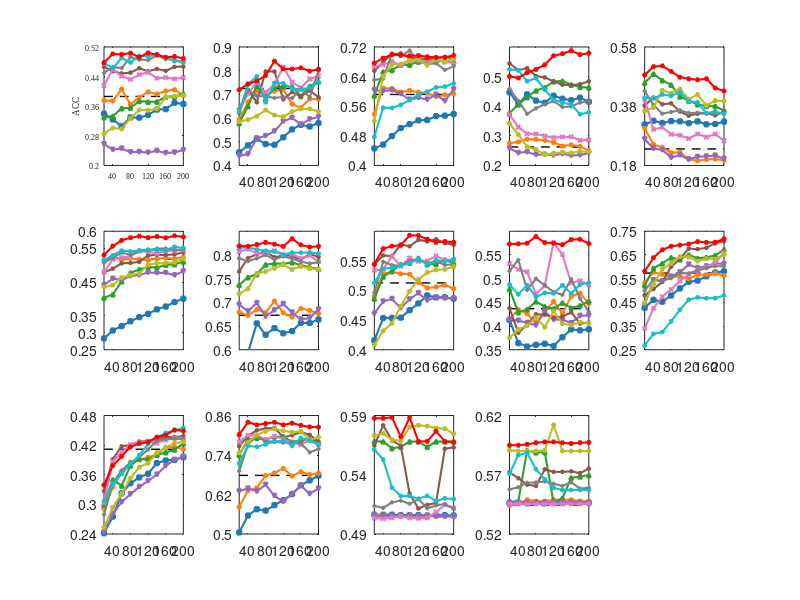

Reproduce this figure in MATLAB. (Note: this script raises an error after producing the figure.)
% ACC
subplot(3,5,1);
x=2:11; 
% Yale
y_Baseline =[0.386363636	0.386363636	0.386363636	0.386363636	0.386363636	0.386363636	0.386363636	0.386363636	0.386363636	0.386363636];
y_LS =[0.34	0.324242424	0.305757576	0.32969697	0.329090909	0.336363636	0.350909091	0.352121212	0.369393939	0.366060606];
y_MCFS = [0.375454545	0.374545455	0.406060606	0.364848485	0.383939394	0.398484848	0.392727273	0.401212121	0.404848485	0.388787879];
y_SPFS=[0.33	0.333333333	0.354242424	0.355757576	0.373939394	0.371818182	0.372121212	0.385454545	0.385151515	0.393636364];
y_VSCDFS=[0.257857143	0.242619048	0.245714286	0.235952381	0.236666667	0.234761905	0.239285714	0.233571429	0.235	0.241666667];
y_AUFS=[0.466363636	0.454545455	0.448484848	0.450606061	0.462424242	0.454242424	0.460606061	0.455454545	0.466363636	0.466969697];
y_GLUFS=[0.415757576	0.45969697	0.441212121	0.432424242	0.445151515	0.451515152	0.435757576	0.437272727	0.433636364	0.437272727];
y_HSL=[0.45030303	0.466060606	0.463030303	0.492727273	0.485757576	0.484848485	0.496969697	0.486969697	0.486060606	0.476969697];
y_LPRFS=[0.286060606	0.301212121	0.298484848	0.327272727	0.35	0.349090909	0.352727273	0.384242424	0.386969697	0.38969697];
y_RAFG=[0.476060606	0.463030303	0.49030303	0.478181818	0.495757576	0.494848485	0.50030303	0.491515152	0.481818182	0.481212121];
y_NFRFS=[0.477575758	0.501212121	0.49969697	0.503636364	0.492424242	0.503939394	0.499090909	0.492121212	0.494242424	0.488787879];
colors = [
    0,0,0;
    0.1216, 0.4667, 0.7059; 
    1.0000, 0.4980, 0.0549; 
    0.1725, 0.6275, 0.1725; 
    0.5804, 0.4039, 0.7412; 
    0.5490, 0.3373, 0.2941; 
    0.8902, 0.4667, 0.7608;
    0.4980, 0.4980, 0.4980; 
    0.7373, 0.7412, 0.1333;
    0.0902, 0.7451, 0.8118; 
    1,0,0;
];
datasets = {y_Baseline,y_LS, y_MCFS, y_SPFS, y_VSCDFS, y_AUFS, y_GLUFS, y_HSL, y_LPRFS, y_RAFG, y_NFRFS};
hold on;
markers = {'o', 's', 'd', '^', 'v', '*', 'x', '+', 'h', 'p', 'h','none'};
for i = 1:length(datasets)
    y_data = datasets{i};
    if i == 1 
        plot(x, y_data, '--k', 'LineWidth', 1, 'MarkerSize', 3);
    else
        plot(x, y_data, [markers{i} ' -'], 'Color', colors(i,:), 'LineWidth', 1.5, 'MarkerSize', 3, 'MarkerFaceColor', colors(i,:));
    end
end
xlim([2 11]); 
ylim([0.2 0.52]); 
set(gca, 'xtick', [3 5 7 9 11]);
set(gca, 'xticklabel', {'40', '80', '120', '160', '200'});
set(gca, 'ytick', [0.2 0.28 0.36 0.44 0.52 ]);
box on;
%% 
subplot(3,5,2);
x=2:11;
% lung
y_Baseline =[0.724630542	0.724630542	0.724630542	0.724630542	0.724630542	0.724630542	0.724630542	0.724630542	0.724630542	0.724630542];
y_LS =[0.455172414	0.484975369	0.513300493	0.490394089	0.487192118	0.518719212	0.552216749	0.571674877	0.56453202	0.579064039];
y_MCFS = [0.592857143	0.666995074	0.714285714	0.699507389	0.713546798	0.720197044	0.6591133	0.64408867	0.680541872	0.679802956];
y_SPFS=[0.578078818	0.650246305	0.738669951	0.679064039	0.729310345	0.734236453	0.732512315	0.692610837	0.734236453	0.753694581];
y_VSCDFS=[0.4408867	0.447536946	0.514285714	0.524630542	0.54408867	0.586206897	0.600985222	0.572906404	0.594827586	0.604679803];
y_AUFS=[0.622660099	0.719704433	0.666502463	0.79679803	0.796551724	0.679064039	0.709852217	0.69137931	0.716009852	0.68817734];
y_GLUFS=[0.631773399	0.70320197	0.749507389	0.708128079	0.742610837	0.815517241	0.751970443	0.727832512	0.765270936	0.776847291];
y_HSL=[0.638423645	0.71773399	0.693349754	0.691871921	0.684975369	0.689408867	0.683743842	0.724876847	0.687438424	0.798522167];
y_LPRFS=[0.584975369	0.593349754	0.608374384	0.633497537	0.612561576	0.605172414	0.626847291	0.638669951	0.638423645	0.627339901];
y_RAFG=[0.628325123	0.742118227	0.77635468	0.666502463	0.748768473	0.746305419	0.724630542	0.720935961	0.726600985	0.751970443];
y_NFRFS=[0.719211823	0.74408867	0.756403941	0.779802956	0.840394089	0.807389163	0.807142857	0.81182266	0.798029557	0.806403941];
colors = [
    0,0,0;
    0.1216, 0.4667, 0.7059; 
    1.0000, 0.4980, 0.0549; 
    0.1725, 0.6275, 0.1725; 
    0.5804, 0.4039, 0.7412; 
    0.5490, 0.3373, 0.2941; 
    0.8902, 0.4667, 0.7608;
    0.4980, 0.4980, 0.4980; 
    0.7373, 0.7412, 0.1333;
    0.0902, 0.7451, 0.8118; 
    1,0,0;
];
datasets = {y_Baseline,y_LS, y_MCFS, y_SPFS, y_VSCDFS, y_AUFS, y_GLUFS, y_HSL, y_LPRFS, y_RAFG, y_NFRFS};
hold on;
markers = {'o', 's', 'd', '^', 'v', '*', 'x', '+', 'h', 'p', 'h','none'};
for i = 1:length(datasets)
    y_data = datasets{i};
    if i == 1 
        plot(x, y_data, '--k', 'LineWidth', 1, 'MarkerSize', 3);
    else
        plot(x, y_data, [markers{i} ' -'], 'Color', colors(i,:), 'LineWidth', 1.5, 'MarkerSize', 3, 'MarkerFaceColor', colors(i,:));
    end
end
xlim([2 11]); 
ylim([0.4 0.9]); 
set(gca, 'xtick', [3 5 7 9 11]);
set(gca, 'xticklabel', {'40', '80', '120', '160', '200'});
box on;
%% 

subplot(3,5,3);
x=2:11;
% COIL20
y_Baseline =[0.591736111	0.591736111	0.591736111	0.591736111	0.591736111	0.591736111	0.591736111	0.591736111	0.591736111	0.591736111];
y_LS =[0.446076389	0.456354167	0.479444444	0.501180556	0.511597222	0.521909722	0.522847222	0.533194444	0.534444444	0.538854167];
y_MCFS = [0.538368056	0.609201389	0.607534722	0.598194444	0.602465278	0.597951389	0.595486111	0.585902778	0.590555556	0.593506944];
y_SPFS=[0.588680556	0.652951389	0.657638889	0.671909722	0.671736111	0.680138889	0.681701389	0.682743056	0.681527778	0.679131944];
y_VSCDFS=[0.603472222	0.600694444	0.603263889	0.593125	0.578020833	0.5828125	0.578159722	0.591215278	0.573854167	0.605625];
y_AUFS=[0.655555556	0.679236111	0.700868056	0.702569444	0.690833333	0.689270833	0.687152778	0.689131944	0.693194444	0.687986111];
y_GLUFS=[0.667152778	0.671805556	0.681701389	0.670590278	0.681736111	0.683194444	0.677847222	0.686770833	0.680555556	0.678159722];
y_HSL=[0.631215278	0.634375	0.702048611	0.695902778	0.710486111	0.6809375	0.673611111	0.675798611	0.657881944	0.667847222];
y_LPRFS=[0.519965278	0.641319444	0.672638889	0.674201389	0.684270833	0.685729167	0.670868056	0.686458333	0.680347222	0.6890625];
y_RAFG=[0.477361111	0.555902778	0.555416667	0.56375	0.576354167	0.591493056	0.599166667	0.610868056	0.613125	0.621388889];
y_NFRFS=[0.6765625	0.689895833	0.699375	0.697743056	0.695902778	0.696944444	0.693576389	0.691979167	0.6921875	0.697152778];
colors = [
   0,0,0;
    0.1216, 0.4667, 0.7059; 
    1.0000, 0.4980, 0.0549; 
    0.1725, 0.6275, 0.1725; 
    0.5804, 0.4039, 0.7412; 
    0.5490, 0.3373, 0.2941; 
    0.8902, 0.4667, 0.7608;
    0.4980, 0.4980, 0.4980; 
    0.7373, 0.7412, 0.1333;
    0.0902, 0.7451, 0.8118; 
    1,0,0;
];
datasets = {y_Baseline,y_LS, y_MCFS, y_SPFS, y_VSCDFS, y_AUFS, y_GLUFS, y_HSL, y_LPRFS, y_RAFG, y_NFRFS};
hold on;
markers = {'o', 's', 'd', '^', 'v', '*', 'x', '+', 'h', 'p', 'h','none'}; 
for i = 1:length(datasets)
    y_data = datasets{i};
    if i == 1
        plot(x, y_data, '--k', 'LineWidth', 1, 'MarkerSize', 3);
    else
        plot(x, y_data, [markers{i} ' -'], 'Color', colors(i,:), 'LineWidth', 1.5, 'MarkerSize', 3, 'MarkerFaceColor', colors(i,:));
    end
end
xlim([2 11]); 
ylim([0.4 0.72]); 
set(gca, 'xtick', [3 5 7 9 11]);
set(gca, 'xticklabel', {'40', '80', '120', '160', '200'});
set(gca, 'ytick', [0.4 0.48 0.56  0.64 0.72]);
box on;
%% 
subplot(3,5,4);
x=2:11;
% warpPIE10P
y_Baseline =[0.262380952	0.262380952	0.262380952	0.262380952	0.262380952	0.262380952	0.262380952	0.262380952	0.262380952	0.262380952];
y_LS =[0.447142857	0.406666667	0.44	0.418809524	0.411666667	0.435714286	0.425238095	0.42047619	0.428809524	0.415];
y_MCFS = [0.275238095	0.27952381	0.288571429	0.288571429	0.284285714	0.277857143	0.26547619	0.26952381	0.264761905	0.25];
y_SPFS=[0.376428571	0.405952381	0.43	0.452619048	0.463333333	0.483571429	0.485238095	0.472380952	0.464761905	0.462857143];
y_VSCDFS=[0.257857143	0.242619048	0.245714286	0.235952381	0.236666667	0.234761905	0.239285714	0.233571429	0.235	0.241666667];
y_AUFS=[0.544761905	0.521666667	0.528809524	0.501666667	0.497142857	0.484047619	0.472380952	0.471428571	0.474047619	0.484285714];
y_GLUFS=[0.372142857	0.329761905	0.307142857	0.306428571	0.299761905	0.29452381	0.296428571	0.296904762	0.284761905	0.285952381];
y_HSL=[0.459047619	0.418095238	0.374285714	0.392857143	0.406428571	0.416904762	0.397380952	0.399285714	0.412380952	0.41547619];
y_LPRFS=[0.341666667	0.304047619	0.263333333	0.253571429	0.236904762	0.240714286	0.244285714	0.242380952	0.247619048	0.24547619];
y_RAFG=[0.52452381	0.521428571	0.48452381	0.49452381	0.456190476	0.421904762	0.411904762	0.405952381	0.372857143	0.379285714];
y_NFRFS=[0.500952381	0.495238095	0.513571429	0.524285714	0.539761905	0.570238095	0.577142857	0.587380952	0.574285714	0.579047619];
colors = [
    0,0,0;
    0.1216, 0.4667, 0.7059; 
    1.0000, 0.4980, 0.0549; 
    0.1725, 0.6275, 0.1725; 
    0.5804, 0.4039, 0.7412; 
    0.5490, 0.3373, 0.2941; 
    0.8902, 0.4667, 0.7608;
    0.4980, 0.4980, 0.4980; 
    0.7373, 0.7412, 0.1333;
    0.0902, 0.7451, 0.8118; 
    1,0,0;
];
datasets = {y_Baseline,y_LS, y_MCFS, y_SPFS, y_VSCDFS, y_AUFS, y_GLUFS, y_HSL, y_LPRFS, y_RAFG, y_NFRFS};
hold on;
markers = {'o', 's', 'd', '^', 'v', '*', 'x', '+', 'h', 'p', 'h','none'}; 
for i = 1:length(datasets)
    y_data = datasets{i};
    if i == 1 
        plot(x, y_data, '--k', 'LineWidth', 1, 'MarkerSize', 3);
    else
        plot(x, y_data, [markers{i} ' -'], 'Color', colors(i,:), 'LineWidth', 1.5, 'MarkerSize', 3, 'MarkerFaceColor', colors(i,:));
    end
end
xlim([2 11]); 
ylim([0.2 0.6]); 
set(gca, 'xtick', [3 5 7 9 11]);
set(gca, 'xticklabel', {'40', '80', '120', '160', '200'});
box on;
%% 
%Yale
subplot(3,5,5);
x=2:11;
% warpAR10P
y_Baseline =[0.235769231	0.235769231	0.235769231	0.235769231	0.235769231	0.235769231	0.235769231	0.235769231	0.235769231	0.235769231];
y_LS =[0.318461538	0.330769231	0.323461538	0.329615385	0.328846154	0.322692308	0.328846154	0.318846154	0.32	0.328076923];
y_MCFS = [0.305384615	0.251153846	0.240769231	0.223076923	0.224615385	0.200769231	0.196153846	0.2	0.201923077	0.197692308];
y_SPFS=[0.458461538	0.489230769	0.467307692	0.452307692	0.412692308	0.398076923	0.386153846	0.380384615	0.380384615	0.365384615];
y_VSCDFS=[0.268846153846154;0.237307692307692;0.232692307692308;0.206538461538462;0.214615384615385;0.200769230769231;0.209230769230769;0.210769230769231;0.213461538461539;0.202692307692308];
y_AUFS=[0.382307692	0.409230769	0.386538462	0.389615385	0.361923077	0.348076923	0.354615385	0.356153846	0.349230769	0.361153846];
y_GLUFS=[0.402307692	0.301538462	0.308846154	0.285	0.281923077	0.271153846	0.286153846	0.275769231	0.285769231	0.263846154];
y_HSL=[0.431538462	0.384615385	0.354615385	0.360769231	0.366153846	0.357307692	0.358076923	0.356538462	0.355769231	0.356538462];
y_LPRFS=[0.363846154	0.375769231	0.433846154	0.423461538	0.438076923	0.403846154	0.419230769	0.382307692	0.398846154	0.397307692];
y_RAFG=[0.408076923	0.406538462	0.419615385	0.415	0.426538462	0.396538462	0.393076923	0.356538462	0.361923077	0.353846154];
y_NFRFS=[0.485384615	0.513461538	0.516153846	0.497692308	0.478076923	0.472692308	0.469230769	0.472692308	0.441538462	0.431538462];
colors = [
    0,0,0;
    0.1216, 0.4667, 0.7059; 
    1.0000, 0.4980, 0.0549; 
    0.1725, 0.6275, 0.1725; 
    0.5804, 0.4039, 0.7412; 
    0.5490, 0.3373, 0.2941; 
    0.8902, 0.4667, 0.7608;
    0.4980, 0.4980, 0.4980; 
    0.7373, 0.7412, 0.1333;
    0.0902, 0.7451, 0.8118; 
    1,0,0;
];
datasets = {y_Baseline,y_LS, y_MCFS, y_SPFS, y_VSCDFS, y_AUFS, y_GLUFS, y_HSL, y_LPRFS, y_RAFG, y_NFRFS};
hold on;
markers = {'o', 's', 'd', '^', 'v', '*', 'x', '+', 'h', 'p', 'h','none'}; 
for i = 1:length(datasets)
    y_data = datasets{i};
    if i == 1 
        plot(x, y_data, '--k', 'LineWidth', 1, 'MarkerSize', 3);
    else
        plot(x, y_data, [markers{i} ' -'], 'Color', colors(i,:), 'LineWidth', 1.5, 'MarkerSize', 3, 'MarkerFaceColor', colors(i,:));
    end
end
xlim([2 11]); 
ylim([0.18 0.58]); 
set(gca, 'xtick', [3 5 7 9 11]);
set(gca, 'xticklabel', {'40', '80', '120', '160', '200'});
set(gca, 'ytick', [0.18 0.38 0.58]);
box on;
%% 
subplot(3,5,6);
x=2:11;
% ORL
y_Baseline =[0.517875	0.517875	0.517875	0.517875	0.517875	0.517875	0.517875	0.517875	0.517875	0.517875];
y_LS =[0.283375	0.306875	0.319875	0.334125	0.34625	0.356	0.36925	0.3775	0.390875	0.400875];
y_MCFS = [0.511875	0.527125	0.51575	0.51975	0.517125	0.514375	0.519	0.52125	0.51825	0.52425];
y_SPFS=[0.40375	0.413375	0.45175	0.476875	0.487125	0.494375	0.492875	0.500625	0.502375	0.510125];
y_VSCDFS=[0.441375	0.46	0.456875	0.467625	0.4705	0.478375	0.476375	0.477125	0.470125	0.482125];
y_AUFS=[0.4785	0.489625	0.505375	0.50625	0.509625	0.528375	0.530375	0.53	0.53175	0.537];
y_GLUFS=[0.4795	0.516625	0.522875	0.525625	0.540125	0.54	0.53475	0.54175	0.542	0.54425];
y_HSL=[0.507	0.522	0.537	0.529875	0.54275	0.544	0.548875	0.548875	0.544875	0.545875];
y_LPRFS=[0.435	0.440875	0.463	0.47025	0.4755	0.5005	0.5055	0.50625	0.508375	0.518875];
y_RAFG=[0.51475	0.5295	0.542625	0.540125	0.543375	0.54575	0.544375	0.54425	0.55425	0.550375];
y_NFRFS=[0.52975	0.556125	0.573125	0.580875	0.585375	0.58125	0.584375	0.580625	0.586625	0.58325];
colors = [
   0,0,0;
    0.1216, 0.4667, 0.7059; 
    1.0000, 0.4980, 0.0549; 
    0.1725, 0.6275, 0.1725; 
    0.5804, 0.4039, 0.7412; 
    0.5490, 0.3373, 0.2941; 
    0.8902, 0.4667, 0.7608;
    0.4980, 0.4980, 0.4980; 
    0.7373, 0.7412, 0.1333;
    0.0902, 0.7451, 0.8118; 
    1,0,0;
];
datasets = {y_Baseline,y_LS, y_MCFS, y_SPFS, y_VSCDFS, y_AUFS, y_GLUFS, y_HSL, y_LPRFS, y_RAFG, y_NFRFS};
hold on;
markers = {'o', 's', 'd', '^', 'v', '*', 'x', '+', 'h', 'p', 'h','none'}; 
for i = 1:length(datasets)
    y_data = datasets{i};
    if i == 1 
        plot(x, y_data, '--k', 'LineWidth', 1, 'MarkerSize', 3);
    else
        plot(x, y_data, [markers{i} ' -'], 'Color', colors(i,:), 'LineWidth', 1.5, 'MarkerSize', 3, 'MarkerFaceColor', colors(i,:));
    end
end
xlim([2 11]); 
ylim([0.25 0.6]); 
set(gca, 'xtick', [3 5 7 9 11]);
set(gca, 'xticklabel', {'40', '80', '120', '160', '200'});
set(gca, 'ytick', [0.25 0.3 0.35 0.45 0.55  0.6]);
box on;
%% 
subplot(3,5,7);
x=2:11;
% JAFFE
y_Baseline =[0.672769953	0.672769953	0.672769953	0.672769953	0.672769953	0.672769953	0.672769953	0.672769953	0.672769953	0.672769953];
y_LS =[0.587793427	0.594131455	0.655633803	0.631690141	0.645539906	0.634741784	0.639201878	0.656807512	0.656338028	0.663849765];
y_MCFS = [0.678873239	0.672535211	0.684976526	0.678169014	0.70258216	0.678169014	0.669014085	0.687089202	0.68286385	0.676525822];
y_SPFS=[0.73685446	0.752816901	0.75915493	0.779577465	0.782159624	0.781220657	0.7842723	0.778638498	0.774178404	0.770422535];
y_VSCDFS=[0.695305164	0.681220657	0.698591549	0.670422535	0.683333333	0.696713615	0.678638498	0.663849765	0.666901408	0.685211268];
y_AUFS=[0.765258216	0.793192488	0.801408451	0.807981221	0.794835681	0.799295775	0.798122066	0.78943662	0.802112676	0.795774648];
y_GLUFS=[0.807511737	0.811971831	0.803755869	0.801643192	0.808920188	0.801643192	0.802112676	0.792957746	0.798826291	0.785915493];
y_HSL=[0.792723005	0.78685446	0.792723005	0.8	0.790375587	0.797183099	0.792253521	0.785915493	0.781924883	0.784741784];
y_LPRFS=[0.718544601	0.728638498	0.761032864	0.765023474	0.772065728	0.779577465	0.769483568	0.775821596	0.772065728	0.769483568];
y_RAFG=[0.814788732	0.816197183	0.811502347	0.808920188	0.807276995	0.800234742	0.804929577	0.804694836	0.805399061	0.803051643];
y_NFRFS=[0.819014085	0.818544601	0.821830986	0.826525822	0.822769953	0.818075117	0.8342723	0.821126761	0.816666667	0.818309859];
colors = [
    0,0,0;
    0.1216, 0.4667, 0.7059; 
    1.0000, 0.4980, 0.0549; 
    0.1725, 0.6275, 0.1725; 
    0.5804, 0.4039, 0.7412; 
    0.5490, 0.3373, 0.2941; 
    0.8902, 0.4667, 0.7608;
    0.4980, 0.4980, 0.4980; 
    0.7373, 0.7412, 0.1333;
    0.0902, 0.7451, 0.8118; 
    1,0,0;
];
datasets = {y_Baseline,y_LS, y_MCFS, y_SPFS, y_VSCDFS, y_AUFS, y_GLUFS, y_HSL, y_LPRFS, y_RAFG, y_NFRFS};
hold on;
markers = {'o', 's', 'd', '^', 'v', '*', 'x', '+', 'h', 'p', 'h','none'};
for i = 1:length(datasets)
    y_data = datasets{i};
    if i == 1 
        plot(x, y_data, '--k', 'LineWidth', 1, 'MarkerSize', 3);
    else
        plot(x, y_data, [markers{i} ' -'], 'Color', colors(i,:), 'LineWidth', 1.5, 'MarkerSize', 3, 'MarkerFaceColor', colors(i,:));
    end
end
xlim([2 11]); 
ylim([0.6 0.85]); 
set(gca, 'xtick', [3 5 7 9 11]);
set(gca, 'xticklabel', {'40', '80', '120', '160', '200'});
box on;
%% 
subplot(3,5,8);
x=2:11;
% ATT40
y_Baseline =[0.51275	0.51275	0.51275	0.51275	0.51275	0.51275	0.51275	0.51275	0.51275	0.51275];
y_LS =[0.415625	0.4535	0.45375	0.454125	0.46675	0.47825	0.491625	0.488375	0.488625	0.48625];
y_MCFS = [0.49	0.52775	0.531875	0.528	0.5275	0.513625	0.50425	0.505875	0.509125	0.503125];
y_SPFS=[0.485875	0.523375	0.5325	0.544	0.546625	0.55475	0.544125	0.54475	0.551875	0.546125];
y_VSCDFS=[0.46075	0.4815	0.48575	0.470375	0.485125	0.495625	0.483375	0.488375	0.487125	0.48675];
y_AUFS=[0.543875	0.559	0.55825	0.577625	0.574625	0.585375	0.582875	0.586625	0.58	0.577125];
y_GLUFS=[0.5345	0.535625	0.5575	0.54125	0.555	0.548875	0.55	0.5585	0.551375	0.55225];
y_HSL=[0.49625	0.548625	0.54275	0.541625	0.54975	0.55175	0.54575	0.549375	0.543375	0.544125];
y_LPRFS=[0.40825	0.43175	0.444625	0.473625	0.499	0.518875	0.53025	0.53475	0.53575	0.540125];
y_RAFG=[0.513125	0.536625	0.538625	0.542	0.545625	0.553875	0.543875	0.55125	0.549625	0.55225];
y_NFRFS=[0.54425	0.5705	0.575	0.57625	0.593125	0.59275	0.58675	0.581375	0.58275	0.581375];
colors = [
   0,0,0;
    0.1216, 0.4667, 0.7059; 
    1.0000, 0.4980, 0.0549; 
    0.1725, 0.6275, 0.1725; 
    0.5804, 0.4039, 0.7412; 
    0.5490, 0.3373, 0.2941; 
    0.8902, 0.4667, 0.7608;
    0.4980, 0.4980, 0.4980; 
    0.7373, 0.7412, 0.1333;
    0.0902, 0.7451, 0.8118; 
    1,0,0;
];
datasets = {y_Baseline,y_LS, y_MCFS, y_SPFS, y_VSCDFS, y_AUFS, y_GLUFS, y_HSL, y_LPRFS, y_RAFG, y_NFRFS};
hold on;
markers = {'o', 's', 'd', '^', 'v', '*', 'x', '+', 'h', 'p', 'h','none'}; 
for i = 1:length(datasets)
    y_data = datasets{i};
    if i == 1 
        plot(x, y_data, '--k', 'LineWidth', 1, 'MarkerSize', 3);
    else
        plot(x, y_data, [markers{i} ' -'], 'Color', colors(i,:), 'LineWidth', 1.5, 'MarkerSize', 3, 'MarkerFaceColor', colors(i,:));
    end
end
xlim([2 11]); 
ylim([0.4 0.6]); 
set(gca, 'xtick', [3 5 7 9 11]);
set(gca, 'xticklabel', {'40', '80', '120', '160', '200'});
box on;
%% 
subplot(3,5,9);
x=2:11;
% TOX-171
y_Baseline =[0.436549708	0.436549708	0.436549708	0.436549708	0.436549708	0.436549708	0.436549708	0.436549708	0.436549708	0.436549708];
y_LS =[0.412865497	0.364035088	0.356725146	0.360526316	0.362573099	0.357894737	0.376315789	0.392982456	0.390935673	0.393274854];
y_MCFS = [0.415204678	0.434795322	0.426023392	0.407602339	0.430409357	0.451754386	0.426900585	0.462865497	0.469005848	0.447660819];
y_SPFS=[0.477777778	0.428947368	0.435087719	0.451754386	0.44122807	0.436549708	0.449122807	0.438304094	0.442982456	0.452339181];
y_VSCDFS=[0.413450292	0.411403509	0.406725146	0.401461988	0.430409357	0.41374269	0.413450292	0.406140351	0.421637427	0.422222222];
y_AUFS=[0.437719298	0.385964912	0.402923977	0.424853801	0.423976608	0.418128655	0.419883041	0.428947368	0.405263158	0.407017544];
y_GLUFS=[0.531578947	0.519590643	0.514327485	0.46754386	0.485380117	0.576023392	0.550877193	0.490935673	0.495614035	0.487134503];
y_HSL=[0.516374269	0.539473684	0.476315789	0.5	0.485964912	0.471929825	0.465789474	0.499122807	0.458187135	0.429532164];
y_LPRFS=[0.375146199	0.392397661	0.401169591	0.418128655	0.397660819	0.430994152	0.40497076	0.401754386	0.408479532	0.405555556];
y_RAFG=[0.487719298	0.466959064	0.48625731	0.461403509	0.469883041	0.469005848	0.485964912	0.469298246	0.487426901	0.491520468];
y_NFRFS=[0.573099415	0.573391813	0.574853801	0.588888889	0.576023392	0.575146199	0.571637427	0.58245614	0.583040936	0.573976608];
colors = [
    0,0,0;
    0.1216, 0.4667, 0.7059; 
    1.0000, 0.4980, 0.0549; 
    0.1725, 0.6275, 0.1725; 
    0.5804, 0.4039, 0.7412; 
    0.5490, 0.3373, 0.2941; 
    0.8902, 0.4667, 0.7608;
    0.4980, 0.4980, 0.4980; 
    0.7373, 0.7412, 0.1333;
    0.0902, 0.7451, 0.8118; 
    1,0,0;
];
datasets = {y_Baseline,y_LS, y_MCFS, y_SPFS, y_VSCDFS, y_AUFS, y_GLUFS, y_HSL, y_LPRFS, y_RAFG, y_NFRFS};
hold on;
markers = {'o', 's', 'd', '^', 'v', '*', 'x', '+', 'h', 'p', 'h','none'}; 
for i = 1:length(datasets)
    y_data = datasets{i};
    if i == 1 
        plot(x, y_data, '--k', 'LineWidth', 1, 'MarkerSize', 3);
    else
        plot(x, y_data, [markers{i} ' -'], 'Color', colors(i,:), 'LineWidth', 1.5, 'MarkerSize', 3, 'MarkerFaceColor', colors(i,:));
    end
end
xlim([2 11]); 
ylim([0.35 0.6]); 
set(gca, 'xtick', [3 5 7 9 11]);
set(gca, 'xticklabel', {'40', '80', '120', '160', '200'});
box on;
%% 

subplot(3,5,10);
x=2:11;
% Isolet
y_Baseline =[0.57349359	0.57349359	0.57349359	0.57349359	0.57349359	0.57349359	0.57349359	0.57349359	0.57349359	0.57349359];
y_LS =[0.426538462	0.460448718	0.452467949	0.478782051	0.508974359	0.536794872	0.541730769	0.559839744	0.576089744	0.580897436];
y_MCFS = [0.531602564	0.577339744	0.568237179	0.557852564	0.559519231	0.549455128	0.566538462	0.566410256	0.573942308	0.562596154];
y_SPFS=[0.52125	0.593878205	0.614294872	0.638717949	0.631025641	0.650673077	0.635769231	0.640064103	0.647660256	0.672724359];
y_VSCDFS=[0.438942308	0.543846154	0.539230769	0.558942308	0.57724359	0.60974359	0.595128205	0.601955128	0.615224359	0.611602564];
y_AUFS=[0.479679487	0.506282051	0.535897436	0.600128205	0.633621795	0.676634615	0.674679487	0.679807692	0.699679487	0.707179487];
y_GLUFS=[0.340224359	0.424871795	0.474230769	0.504615385	0.539679487	0.567916667	0.584871795	0.599102564	0.615128205	0.659358974];
y_HSL=[0.499198718	0.545512821	0.541217949	0.551762821	0.572948718	0.572403846	0.584551282	0.594615385	0.603173077	0.601570513];
y_LPRFS=[0.449358974	0.526891026	0.590064103	0.614935897	0.642788462	0.640673077	0.624134615	0.634679487	0.632532051	0.652403846];
y_RAFG=[0.267724359	0.317115385	0.324839744	0.369871795	0.418717949	0.461346154	0.470705128	0.467211538	0.467692308	0.478653846];
y_NFRFS=[0.580608974	0.638525641	0.671858974	0.686442308	0.691570513	0.696185897	0.70625	0.703076923	0.702884615	0.718301282];
colors = [
   0,0,0;
    0.1216, 0.4667, 0.7059; 
    1.0000, 0.4980, 0.0549; 
    0.1725, 0.6275, 0.1725; 
    0.5804, 0.4039, 0.7412; 
    0.5490, 0.3373, 0.2941; 
    0.8902, 0.4667, 0.7608;
    0.4980, 0.4980, 0.4980; 
    0.7373, 0.7412, 0.1333;
    0.0902, 0.7451, 0.8118; 
    1,0,0;
];
datasets = {y_Baseline,y_LS, y_MCFS, y_SPFS, y_VSCDFS, y_AUFS, y_GLUFS, y_HSL, y_LPRFS, y_RAFG, y_NFRFS};
hold on;
markers = {'o', 's', 'd', '^', 'v', '*', 'x', '+', 'h', 'p', 'h','none'};
for i = 1:length(datasets)
    y_data = datasets{i};
    if i == 1 
        plot(x, y_data, '--k', 'LineWidth', 1, 'MarkerSize', 3);
    else
        plot(x, y_data, [markers{i} ' -'], 'Color', colors(i,:), 'LineWidth', 1.5, 'MarkerSize', 3, 'MarkerFaceColor', colors(i,:));
    end
end
xlim([2 11]);
ylim([0.25 0.75]);
set(gca, 'xtick', [3 5 7 9 11]);
set(gca, 'xticklabel', {'40', '80', '120', '160', '200'});
set(gca, 'ytick', [ 0.25 0.35 0.45 0.55  0.65 0.75]);
box on;
%% 
subplot(3,5,11);
x=2:11;
% binalpha
y_Baseline =[0.411716524	0.411716524	0.411716524	0.411716524	0.411716524	0.411716524	0.411716524	0.411716524	0.411716524	0.411716524];
y_LS =[0.241559829	0.275213675	0.322507123	0.342948718	0.354594017	0.362143875	0.383618234	0.388995726	0.390099715	0.395584046];
y_MCFS = [0.291915954	0.33497151	0.365349003	0.385149573	0.390633903	0.39508547	0.401388889	0.415099715	0.416559829	0.411680912];
y_SPFS=[0.299928775	0.350071225	0.337713675	0.378668091	0.392022792	0.390811966	0.4	0.405377493	0.410754986	0.423397436];
y_VSCDFS=[0.243945869	0.281089744	0.304736467	0.320726496	0.335470085	0.347507123	0.360505698	0.378276353	0.389957265	0.39704416];
y_AUFS=[0.326780627	0.391631054	0.41769943	0.42008547	0.42738604	0.428133903	0.431623932	0.436289174	0.436538462	0.438247863];
y_GLUFS=[0.303276353	0.387250712	0.405555556	0.421260684	0.424964387	0.427777778	0.423824786	0.430804843	0.433867521	0.431980057];
y_HSL=[0.279202279	0.343625356	0.368554131	0.384615385	0.395512821	0.411324786	0.429095442	0.43258547	0.433119658	0.432264957];
y_LPRFS=[0.253347578	0.294017094	0.321403134	0.353133903	0.375498575	0.383511396	0.404878917	0.414921652	0.424323362	0.426388889];
y_RAFG=[0.306908832	0.341203704	0.361680912	0.38215812	0.399501425	0.422400285	0.435790598	0.444729345	0.450035613	0.454700855];
y_NFRFS=[0.339245014	0.378347578	0.397293447	0.416346154	0.423148148	0.426282051	0.436360399	0.44031339	0.450819088	0.448824786];

colors = [
   0,0,0;
    0.1216, 0.4667, 0.7059; 
    1.0000, 0.4980, 0.0549; 
    0.1725, 0.6275, 0.1725; 
    0.5804, 0.4039, 0.7412; 
    0.5490, 0.3373, 0.2941; 
    0.8902, 0.4667, 0.7608;
    0.4980, 0.4980, 0.4980; 
    0.7373, 0.7412, 0.1333;
    0.0902, 0.7451, 0.8118; 
    1,0,0;
];
datasets = {y_Baseline,y_LS, y_MCFS, y_SPFS, y_VSCDFS, y_AUFS, y_GLUFS, y_HSL, y_LPRFS, y_RAFG, y_NFRFS};
hold on;
markers = {'o', 's', 'd', '^', 'v', '*', 'x', '+', 'h', 'p', 'h','none'};
for i = 1:length(datasets)
    y_data = datasets{i};
    if i == 1 
        plot(x, y_data, '--k', 'LineWidth', 1, 'MarkerSize', 3);
    else
        plot(x, y_data, [markers{i} ' -'], 'Color', colors(i,:), 'LineWidth', 1.5, 'MarkerSize', 3, 'MarkerFaceColor', colors(i,:));
    end
end
xlim([2 11]); 
ylim([0.24 0.48]);
set(gca, 'xtick', [3 5 7 9 11]);
set(gca, 'xticklabel', {'40', '80', '120', '160', '200'});
set(gca, 'ytick', [0.24 0.3 0.36 0.42 0.48]);
box on;
%% 
subplot(3,5,12);
x=2:11;
% lung_small
y_Baseline =[0.678082192	0.678082192	0.678082192	0.678082192	0.678082192	0.678082192	0.678082192	0.678082192	0.678082192	0.678082192];
y_LS =[0.504794521	0.556164384	0.575342466	0.571232877	0.587671233	0.602739726	0.621232877	0.647945205	0.663013699	0.67739726];
y_MCFS =[0.582191781	0.632191781	0.639726027	0.67739726	0.685616438	0.699315068	0.676027397	0.689041096	0.680821918	0.684931507]; 
y_SPFS=[0.740410959	0.78630137	0.791780822	0.786986301	0.795890411	0.795890411	0.780136986	0.784931507	0.788356164	0.778082192];
y_VSCDFS=[0.630136986	0.638356164	0.629452055	0.65	0.615753425	0.598630137	0.621917808	0.647260274	0.621917808	0.638356164];
y_AUFS=[0.767123288	0.797945205	0.815068493	0.820547945	0.82260274	0.793835616	0.8	0.809589041	0.801369863	0.780136986];
y_GLUFS=[0.779452055	0.8	0.799315068	0.78630137	0.797260274	0.789041096	0.776712329	0.771917808	0.784931507	0.771232877];
y_HSL=[0.69109589	0.77260274	0.797260274	0.781506849	0.780821918	0.77739726	0.778767123	0.776027397	0.747945205	0.758219178];
y_LPRFS=[0.746575342	0.778082192	0.800684932	0.812328767	0.819178082	0.81369863	0.809589041	0.811643836	0.785616438	0.794520548];
y_RAFG=[0.714383562	0.767808219	0.765068493	0.77260274	0.780136986	0.784246575	0.767808219	0.791780822	0.783561644	0.771917808];
y_NFRFS=[0.802054795	0.839726027	0.831506849	0.835616438	0.839726027	0.831506849	0.836986301	0.830136986	0.825342466	0.824657534];
colors = [
   0,0,0;
    0.1216, 0.4667, 0.7059; 
    1.0000, 0.4980, 0.0549; 
    0.1725, 0.6275, 0.1725; 
    0.5804, 0.4039, 0.7412; 
    0.5490, 0.3373, 0.2941; 
    0.8902, 0.4667, 0.7608;
    0.4980, 0.4980, 0.4980; 
    0.7373, 0.7412, 0.1333;
    0.0902, 0.7451, 0.8118; 
    1,0,0;
];
datasets = {y_Baseline,y_LS, y_MCFS, y_SPFS, y_VSCDFS, y_AUFS, y_GLUFS, y_HSL, y_LPRFS, y_RAFG, y_NFRFS};
hold on;
markers = {'o', 's', 'd', '^', 'v', '*', 'x', '+', 'h', 'p', 'h','none'}; 
for i = 1:length(datasets)
    y_data = datasets{i};
    if i == 1 
        plot(x, y_data, '--k', 'LineWidth', 1, 'MarkerSize', 3);
    else
        plot(x, y_data, [markers{i} ' -'], 'Color', colors(i,:), 'LineWidth', 1.5, 'MarkerSize', 3, 'MarkerFaceColor', colors(i,:));
    end
end
xlim([2 11]);
ylim([0.5 0.86]); 
set(gca, 'xtick', [3 5 7 9 11]);
set(gca, 'xticklabel', {'40', '80', '120', '160', '200'});
set(gca, 'ytick', [0.5 0.62 0.74 0.86]);
box on;
%% 

subplot(3,5,13);
x=2:11;
% PCMAC
y_Baseline =[0.504889346	0.504889346	0.504889346	0.504889346	0.504889346	0.504889346	0.504889346	0.504889346	0.504889346	0.504889346];
y_LS =[0.50627895	0.50627895	0.50627895	0.505970149	0.505790015	0.505944416	0.505481215	0.505892949	0.505995883	0.505635615];
y_MCFS = [0.505918682	0.505918682	0.504889346	0.504889346	0.504889346	0.504889346	0.505404014	0.504889346	0.504889346	0.504889346];
y_SPFS= [0.568193515	0.568039115	0.5624035	0.563458569	0.568039115	0.568013381	0.563561503	0.567987648	0.567987648	0.567910448];
y_VSCDFS= [0.505404014	0.504889346	0.505378281	0.505404014	0.505429748	0.505404014	0.505429748	0.504940813	0.504940813	0.504889346];
y_AUFS= [0.564693773	0.581729285	0.568991251	0.564590839	0.524112198	0.511502831	0.514590839	0.516289243	0.562017499	0.563098302];
y_GLUFS= [0.503474009	0.502907874	0.50362841	0.504889346	0.503654143	0.503113742	0.503525476	0.508594956	0.514668039	0.511837365];
y_HSL= [0.513741637	0.511991765	0.516675244	0.518142048	0.515465775	0.519428718	0.511682964	0.514127638	0.515285641	0.511502831];
y_LPRFS= [0.573108595	0.5748842	0.569557385	0.568708183	0.580082347	0.581729285	0.581111683	0.579439012	0.578847144	0.574575399];
y_RAFG=[0.561168296	0.552804941	0.529078744	0.522104992	0.522130726	0.519788986	0.522207926	0.517858981	0.520149254	0.519428718];
y_NFRFS= [0.587750901	0.5876737	0.588419969	0.572156459	0.588265569	0.568193515	0.568193515	0.576788471	0.568193515	0.567678847];

colors = [
   0,0,0;
    0.1216, 0.4667, 0.7059; 
    1.0000, 0.4980, 0.0549; 
    0.1725, 0.6275, 0.1725; 
    0.5804, 0.4039, 0.7412; 
    0.5490, 0.3373, 0.2941; 
    0.8902, 0.4667, 0.7608;
    0.4980, 0.4980, 0.4980; 
    0.7373, 0.7412, 0.1333;
    0.0902, 0.7451, 0.8118; 
    1,0,0;
];
datasets = {y_Baseline,y_LS, y_MCFS, y_SPFS, y_VSCDFS, y_AUFS, y_GLUFS, y_HSL, y_LPRFS, y_RAFG, y_NFRFS};
hold on;
markers = {'o', 's', 'd', '^', 'v', '*', 'x', '+', 'h', 'p', 'h','none'}; 
for i = 1:length(datasets)
    y_data = datasets{i};
    if i == 1
        plot(x, y_data, '--k', 'LineWidth', 1, 'MarkerSize', 3);
    else
        plot(x, y_data, [markers{i} ' -'], 'Color', colors(i,:), 'LineWidth', 1.5, 'MarkerSize', 3, 'MarkerFaceColor', colors(i,:));
    end
end
xlim([2 11]); 
ylim([0.49 0.59]);
set(gca, 'xtick', [3 5 7 9 11]);
set(gca, 'xticklabel', {'40', '80', '120', '160', '200'});%% 
set(gca, 'ytick', [0.49 0.54  0.59]);
box on;
%% 

subplot(3,5,14);
x=2:11;
% RELATHE
y_Baseline =[0.544498949	0.544498949	0.544498949	0.544498949	0.544498949	0.544498949	0.544498949	0.544498949	0.544498949	0.544498949];
y_LS =[0.545725298	0.546355992	0.545900491	0.546566223	0.545865452	0.5466363	0.5466363	0.546706377	0.546671338	0.546496146];
y_MCFS = [0.544043448	0.545725298	0.548843728	0.547757533	0.547757533	0.548913805	0.548878767	0.548878767	0.547722495	0.547722495];
y_SPFS= [0.547302032	0.547652418	0.590574632	0.588857744	0.588962859	0.546601261	0.550105116	0.567414156	0.56850035	0.569586545];
y_VSCDFS= [0.546601261	0.546601261	0.546601261	0.546601261	0.546601261	0.546601261	0.546601261	0.546601261	0.546601261	0.546601261];
y_AUFS= [0.572004205	0.567098809	0.561667835	0.560546601	0.574562018	0.572389629	0.572459706	0.572880168	0.571373511	0.575192712];
y_GLUFS= [0.545339874	0.545339874	0.545339874	0.545339874	0.545339874	0.545339874	0.545339874	0.545339874	0.545339874	0.545339874];
y_HSL= [0.557603364	0.559495445	0.563244569	0.563489839	0.564400841	0.562438683	0.56058164	0.563629993	0.558304135	0.559039944];
y_LPRFS= [0.590749825	0.590049054	0.590049054	0.590049054	0.590434478	0.612123336	0.590049054	0.590049054	0.590049054	0.590049054];
y_RAFG=[0.570882971	0.586615277	0.588542397	0.574702172	0.566257884	0.558969867	0.557112824	0.557112824	0.557252978	0.557112824];
y_NFRFS= [0.59495445	0.59495445	0.595655221	0.597021724	0.597757533	0.597757533	0.597021724	0.596355992	0.597056762	0.597302032];


colors = [
   0,0,0;
    0.1216, 0.4667, 0.7059; 
    1.0000, 0.4980, 0.0549; 
    0.1725, 0.6275, 0.1725; 
    0.5804, 0.4039, 0.7412; 
    0.5490, 0.3373, 0.2941; 
    0.8902, 0.4667, 0.7608;
    0.4980, 0.4980, 0.4980; 
    0.7373, 0.7412, 0.1333;
    0.0902, 0.7451, 0.8118; 
    1,0,0;
];
datasets = {y_Baseline,y_LS, y_MCFS, y_SPFS, y_VSCDFS, y_AUFS, y_GLUFS, y_HSL, y_LPRFS, y_RAFG, y_NFRFS};
hold on;
markers = {'o', 's', 'd', '^', 'v', '*', 'x', '+', 'h', 'p', 'h','none'}; 
for i = 1:length(datasets)
    y_data = datasets{i};
    if i == 1 
        plot(x, y_data, '--k', 'LineWidth', 1, 'MarkerSize', 3);
    else
        plot(x, y_data, [markers{i} ' -'], 'Color', colors(i,:), 'LineWidth', 1.5, 'MarkerSize', 3, 'MarkerFaceColor', colors(i,:));
    end
end
xlim([2 11]);
ylim([0.52 0.62]); 
set(gca, 'xtick', [3 5 7 9 11]);
set(gca, 'xticklabel', {'40', '80', '120', '160', '200'});%% 
set(gca, 'ytick', [0.52 0.57 0.62]);
box on;
%% 
subplot_titles = {'(a) Yale', '(b) lung', '(c) COIL20', '(d) warpPIE10P', ...
                  '(e) warpAR10P', '(f) ORL', '(g) JAFFE', '(h) ATT40', ...
                  '(i) TOX-171', '(j) Isolet', '(k) binalpha', '(l) lung_small', ...
                  '(m) PCMAC', '(n) RELATHE'};

for i = 1:length(subplot_titles)
    subplot(3,5,i);
    ylabel('ACC', 'FontSize', 6, 'FontName', 'Times New Roman');
    set(gca, 'FontSize', 6, 'FontName', 'Times New Roman');
    title_text = subplot_titles{i};
    if contains(title_text, '_')
        title_text = strrep(title_text, '_', '\_');  
    end
    text(0.5, -0.2, title_text, 'Units', 'Normalized', ...
         'HorizontalAlignment', 'center', 'VerticalAlignment', 'top', ...
         'FontName', 'Times New Roman', 'FontSize', 9);  
end
legend_labels = {'Baseline', 'LS', 'MCFS', 'SPFS', 'VSCDFS', 'AUFS', 'GLUFS', 'HSL', 'LRPFS', 'RAFG', 'NFRFS'};
lgd = legend(legend_labels, 'Location', 'southoutside', 'Orientation', 'horizontal', 'NumColumns', 2, 'FontName', 'Times New Roman');
              


